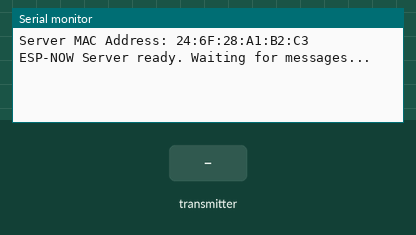
The sketch below on a simulated ESP32-C3. Parts: the last lines printed to the serial monitor. The test bench sets the inputs (shaded band). Not simulated (calls return 0 or success): secrets_local.h.

Above: at 1.2 s.
1.3 s: the transmitter starts sending pressedButtons = 0
At 1.61 s:
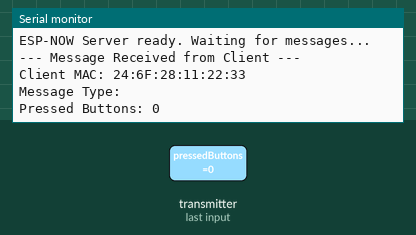
2.8 s: the transmitter starts sending messageType = 0
4.3 s: the transmitter starts sending pressedButtons = 1
At 4.61 s:
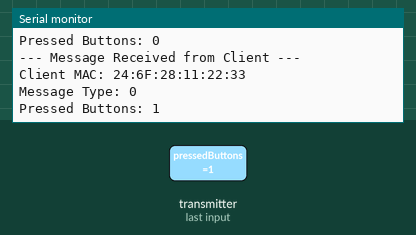

Measured:
- after the input at 1.3 s, the serial monitor: prints a new line at once (image 1)
- after the input at 4.3 s, the serial monitor: prints a new line at once (image 2)

The sketch:

esp32c3sm-esp-now-server.ino
```cpp
#include <esp_now.h>
#include <WiFi.h>
#include "secrets_local.h"

// MAC Address of the Client ESP32-C3 (Replace with your client's MAC)
// Note: This must match the MAC address logged in the Client's Serial Monitor.
uint8_t clientMacAddress[] = CLIENT_MAC_ADDRESS;

// Structure for the data to be received (Must match the Client structure)
typedef struct struct_message {
    int pressedButtons; // Bitmask for pressed buttons
    char messageType[10]; // "data" or "command"
} struct_message;

// Structure for the data to be sent (Must match the Client structure)
typedef struct struct_command {
    char command[20]; // e.g., "SLEEP"
} struct_command;

struct_message serverRxData;
struct_command serverTxData;

// Corrected Callback when data is received
void OnDataRecv(const esp_now_recv_info *recv_info, const uint8_t *incomingData, int len) {
    const uint8_t *mac = recv_info->src_addr; // Extract MAC address from new struct

    // ... rest of the logic is the same ...
    memcpy(&serverRxData, incomingData, sizeof(serverRxData));

    Serial.println("\n--- Message Received from Client ---");
    Serial.printf("Client MAC: %02X:%02X:%02X:%02X:%02X:%02X\n", mac[0], mac[1], mac[2], mac[3], mac[4], mac[5]);
    Serial.printf("Message Type: %s\n", serverRxData.messageType);
    Serial.printf("Pressed Buttons: %d\n", serverRxData.pressedButtons);

    // ... rest of the logic to process data and send command ...
}

// Callback when data is sent (optional for server)
// Corrected Callback when data is sent (optional for server)
void OnDataSent(const wifi_tx_info_t *tx_info, esp_now_send_status_t status) {
    // const uint8_t *mac_addr = tx_info->peer_addr; // MAC address is in the struct
    // This is optional for the server, but good for debugging.
    Serial.print("Last Command Send Status: ");
    if (status == ESP_NOW_SEND_SUCCESS) {
        Serial.println("Delivery Success");
    } else {
        Serial.println("Delivery Fail");
    }
}

void setup() {
    Serial.begin(115200);

    // Configure Wi-Fi in Station mode
    WiFi.mode(WIFI_STA);

    // Print Server MAC for client configuration
    Serial.print("Server MAC Address: ");
    Serial.println(WiFi.macAddress());

    // Initialize ESP-NOW
    if (esp_now_init() != ESP_OK) {
        Serial.println("Error initializing ESP-NOW");
        return;
    }

    // Register peer (Client)
    esp_now_peer_info_t peerInfo;
    memcpy(peerInfo.peer_addr, clientMacAddress, 6);
    peerInfo.channel = 0;
    peerInfo.encrypt = false;

    if (!esp_now_is_peer_exist(clientMacAddress)) {
        if (esp_now_add_peer(&peerInfo) != ESP_OK) {
            Serial.println("Failed to add client peer");
            return;
        }
    }

    // Register send and receive callbacks
    esp_now_register_send_cb(OnDataSent);
    esp_now_register_recv_cb(OnDataRecv);

    Serial.println("ESP-NOW Server ready. Waiting for messages...");
}

void loop() {
    // The server is in an active state, processing messages in the callback.
    // The main loop can be used for other tasks or simply an indefinite delay.
    delay(10);
}
```
